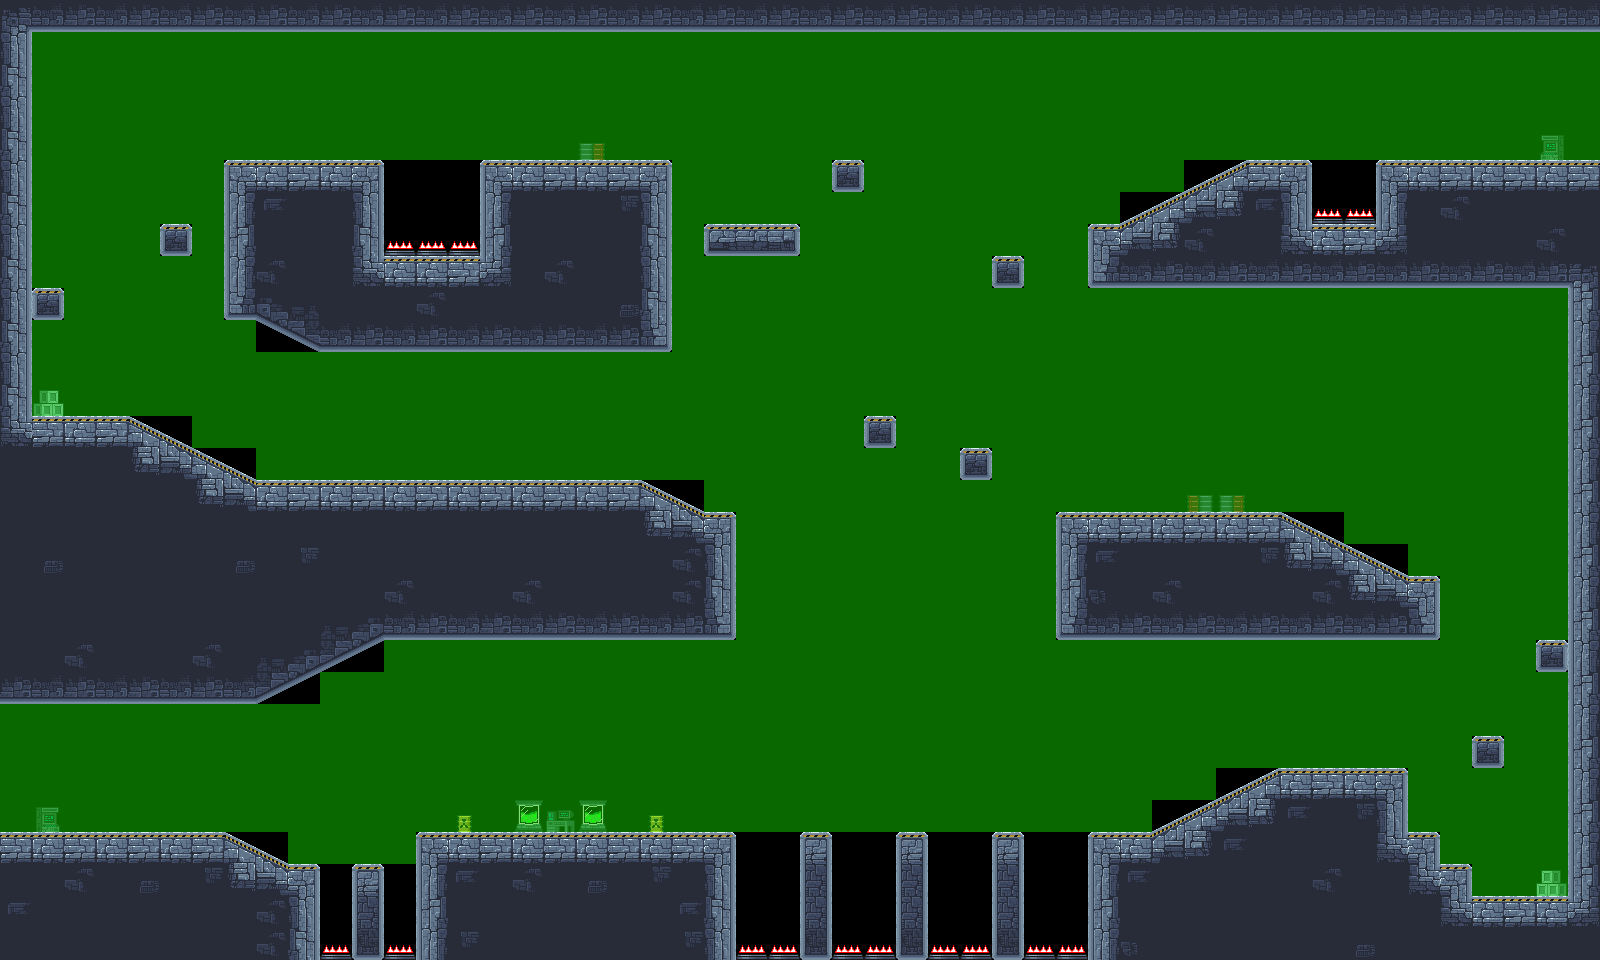

Rendered tile map (Tiled .tmx) drawn with the repository's tilesets; below, a short description and the map source with its tile grids summarised:
An orthogonal 50x30 tile map with 32x32 px tiles, 3 tile layers (Fondo Objetos, Main, Navigation), 3 tilesets and 100 objects.

<map version="1.8" tiledversion="1.8.5" orientation="orthogonal" renderorder="right-down" width="50" height="30" tilewidth="32" tileheight="32" infinite="0" nextlayerid="9" nextobjectid="140">
 <properties>
  <property name="Platform" type="bool" value="true" />
 </properties>
 <tileset firstgid="1" name="level_tileset" tilewidth="32" tileheight="32" tilecount="81" columns="9">
  <image source="level_tileset.png" width="300" height="300" />
 </tileset>
 <tileset firstgid="82" name="full decor tiles" tilewidth="32" tileheight="32" tilecount="9" columns="3">
  <image source="full decor tiles.png" width="96" height="96" />
 </tileset>
 <tileset firstgid="91" name="MapMetadata" tilewidth="32" tileheight="32" spacing="1" margin="1" tilecount="2" columns="2">
  <image source="MapMetadata.png" width="67" height="34" />
 </tileset>
 <layer id="2" name="Fondo Objetos" width="50" height="30">
  <properties>
   <property name="Draw" type="bool" value="true" />
   <property name="Navigation" type="bool" value="false" />
  </properties>
  <data>[1500 cells, 12 non-empty, 6 distinct tile ids]</data>
 </layer>
 <layer id="1" name="Main" width="50" height="30">
  <properties>
   <property name="Draw" type="bool" value="true" />
   <property name="Navigation" type="bool" value="false" />
  </properties>
  <data>[1500 cells, 594 non-empty, 47 distinct tile ids]</data>
 </layer>
 <layer id="8" name="Navigation" width="50" height="30">
  <properties>
   <property name="Draw" type="bool" value="false" />
   <property name="Navigation" type="bool" value="true" />
  </properties>
  <data>[1500 cells, 870 non-empty, 1 distinct tile ids]</data>
 </layer>
 <objectgroup id="3" name="Colliders" visible="0">
  <properties>
   <property name="Platform" type="bool" value="false" />
  </properties>
  <object id="1" x="0" y="832">
   <polygon points="0,0 224,0 288,32 320,32 320,128 0,128" />
  </object>
  <object id="3" x="352.5" y="864">
   <polygon points="0,0 -0.5,96 31.5,96 31.5,0" />
  </object>
  <object id="4" x="416" y="832">
   <polygon points="0,0 0,128 320,128 320,0" />
  </object>
  <object id="5" x="800" y="832">
   <polygon points="0,0 0,128 32,128 32,0" />
  </object>
  <object id="6" x="896" y="832">
   <polygon points="0,0 0,128 32,128 32,0" />
  </object>
  <object id="7" x="992" y="832">
   <polygon points="0,0 0,128 32,128 32,0" />
  </object>
  <object id="8" x="1088" y="960">
   <polygon points="0,0 0,-128 64,-128 192,-192 320,-192 320,-128 352,-128 352,-96 384,-96 384,-64 480,-64 480,-288 448,-288 448,-320 480,-320 480,-672 512,-672 512,0" />
  </object>
  <object id="9" x="1504" y="736">
   <polygon points="0,0 0,32 -32,32 -32,0" />
  </object>
  <object id="10" x="1440" y="576">
   <polygon points="0,0 0,64 -384,64 -384,-64 -160,-64 -32,0" />
  </object>
  <object id="11" x="992" y="448">
   <polygon points="0,0 0,32 -32,32 -32,0" />
  </object>
  <object id="12" x="896" y="416">
   <polygon points="0,0 0,32 -32,32 -32,0" />
  </object>
  <object id="13" x="0" y="704">
   <polygon points="0,0 256,0 384,-64 736,-64 736,-192 704,-192 640,-224 256,-224 128,-288 32,-288 32,-384 64,-384 64,-416 32,-416 32,-672 0,-672" />
  </object>
  <object id="14" x="160" y="224">
   <polygon points="0,0 0,32 32,32 32,0" />
  </object>
  <object id="15" x="224" y="160">
   <polygon points="0,0 0,160 32,160 96,192 448,192 448,0 256,0 256,96 160,96 160,0" />
  </object>
  <object id="16" x="704" y="224">
   <polygon points="0,0 0,32 96,32 96,0" />
  </object>
  <object id="17" x="832" y="160">
   <polygon points="0,0 0,32 32,32 32,0" />
  </object>
  <object id="20" x="992" y="256">
   <polygon points="0,0 0,32 32,32 32,0" />
  </object>
  <object id="21" x="1600" y="288">
   <polygon points="0,0 -512,0 -512,-64 -480,-64 -352,-128 -288,-128 -288,-64 -224,-64 -224,-128 0,-128" />
  </object>
  <object id="22" x="1600" y="0">
   <polygon points="0,0 0,32 -1600,32 -1600,0" />
  </object>
  <object id="24" x="0" y="832">
   <polygon points="0,0 0,-128.25 -32,-128 -32,0" />
  </object>
  <object id="25" x="1600" y="160">
   <polygon points="0,0 0,-128 32,-128 32,0" />
  </object>
 </objectgroup>
 <objectgroup id="6" name="Platform">
  <properties>
   <property name="Platform" type="bool" value="true" />
  </properties>
  <object id="82" x="0" y="832">
   <polygon points="0,0 224,0 288,32 320,32 320,43.5 287.636,43.6364 222.727,12.7273 -0.181818,13.6364" />
  </object>
  <object id="83" x="352" y="864">
   <polygon points="0,0 32,0 32.25,8 0,7.875" />
  </object>
  <object id="86" x="416" y="832">
   <polygon points="0,0 0.125,7 320.125,7.375 320,0" />
  </object>
  <object id="87" x="800" y="832">
   <polygon points="0,0 32,0 31.875,7.75 -0.25,7.375" />
  </object>
  <object id="88" x="896" y="832">
   <polygon points="0,0 32,0 31.9091,7.09091 -0.0909091,7" />
  </object>
  <object id="93" x="992" y="832">
   <polygon points="0,0 32,0 32,6.63636 -0.0909091,6.36364" />
  </object>
  <object id="94" x="1088" y="832">
   <polygon points="0,0 64,0 128,-32 192,-64 320,-64 320,-56.3636 192.364,-57.2727 64.1818,6.54545 0.0625,5.875" />
  </object>
  <object id="95" x="1408" y="832">
   <polygon points="0,0 32,0 32,6.36364 -0.181818,6.27273" />
  </object>
  <object id="97" x="1440" y="864">
   <polygon points="0,0 32,0 31.9091,7 -0.0909091,6.81818" />
  </object>
  <object id="98" x="1472" y="896">
   <polygon points="0,0 96,0 96,32 0,32" />
  </object>
  <object id="99" x="1472" y="736">
   <polygon points="0,0 32,0 31.9091,5.27273 0,5.36364" />
  </object>
  <object id="100" x="1536" y="640">
   <polygon points="0,0 32,0 32,6.09091 -0.0909091,6" />
  </object>
  <object id="101" x="1440" y="576">
   <polygon points="0,0 -32,0 -160,-64 -384,-64 -383.909,-57.6364 -160.091,-56.8182 -32.3636,6 0,6.625" />
  </object>
  <object id="102" x="960" y="448">
   <polygon points="0,0 32,0 32.0625,5.9375 -0.125,6" />
  </object>
  <object id="106" x="864" y="416">
   <polygon points="0,0 32,0 32,6.125 -0.0625,6.1875" />
  </object>
  <object id="107" x="736" y="512">
   <polygon points="0,0 -32,0 -96,-32 -480,-32 -608,-96 -704,-96 -704,-64 -608,-64 -480,0 -96,0 -32.1818,8 -0.25,8.125" />
  </object>
  <object id="108" x="32" y="288">
   <polygon points="0,0 32,0 32,5.63636 -0.363636,5.81818" />
  </object>
  <object id="110" x="160" y="224">
   <polygon points="0,0 32,0 32,6.25 0,6.375" />
  </object>
  <object id="112" x="224" y="160">
   <polygon points="0,0 160,0 160,7.6875 0,6.6875" />
  </object>
  <object id="113" x="384" y="256">
   <polygon points="0,0 96,0 96,32 0,32" />
  </object>
  <object id="114" x="480" y="160">
   <polygon points="0,0 192,0 191.909,6.72727 -0.181818,6.27273" />
  </object>
  <object id="115" x="704" y="224">
   <polygon points="0,0 96,0 96,7.63636 -0.181818,7.27273" />
  </object>
  <object id="116" x="832" y="160">
   <polygon points="0,0 32,0 32,6.625 0.125,6.5" />
  </object>
  <object id="117" x="1088" y="224">
   <polygon points="0,0 32,0 160,-64 224,-64 223.875,-57 160.25,-57.25 32,6.375 -0.125,6.5" />
  </object>
  <object id="118" x="1312" y="224">
   <polygon points="0,0 64,0 64,32 0,32" />
  </object>
  <object id="119" x="1376" y="160">
   <polygon points="0,0 224,0 223.875,6.25 -0.125,6.625" />
  </object>
  <object id="120" x="736" y="960">
   <polygon points="0,0 64,0 64,32 0,32" />
  </object>
  </objectgroup>
 <objectgroup id="4" name="Wall">
  <properties>
   <property name="Wall" type="bool" value="true" />
  </properties>
  <!-- 47 objects omitted --></objectgroup>
 <objectgroup id="5" name="Ceilling">
  <properties>
   <property name="Ceiling" type="bool" value="true" />
  </properties>
  <!-- 13 objects omitted --></objectgroup>
 <objectgroup id="7" name="Kill">
  <properties>
   <property name="Kill" type="bool" value="true" />
  </properties>
  <!-- 8 objects omitted --></objectgroup>
</map>
<!-- 52 of 100 objects omitted -->
